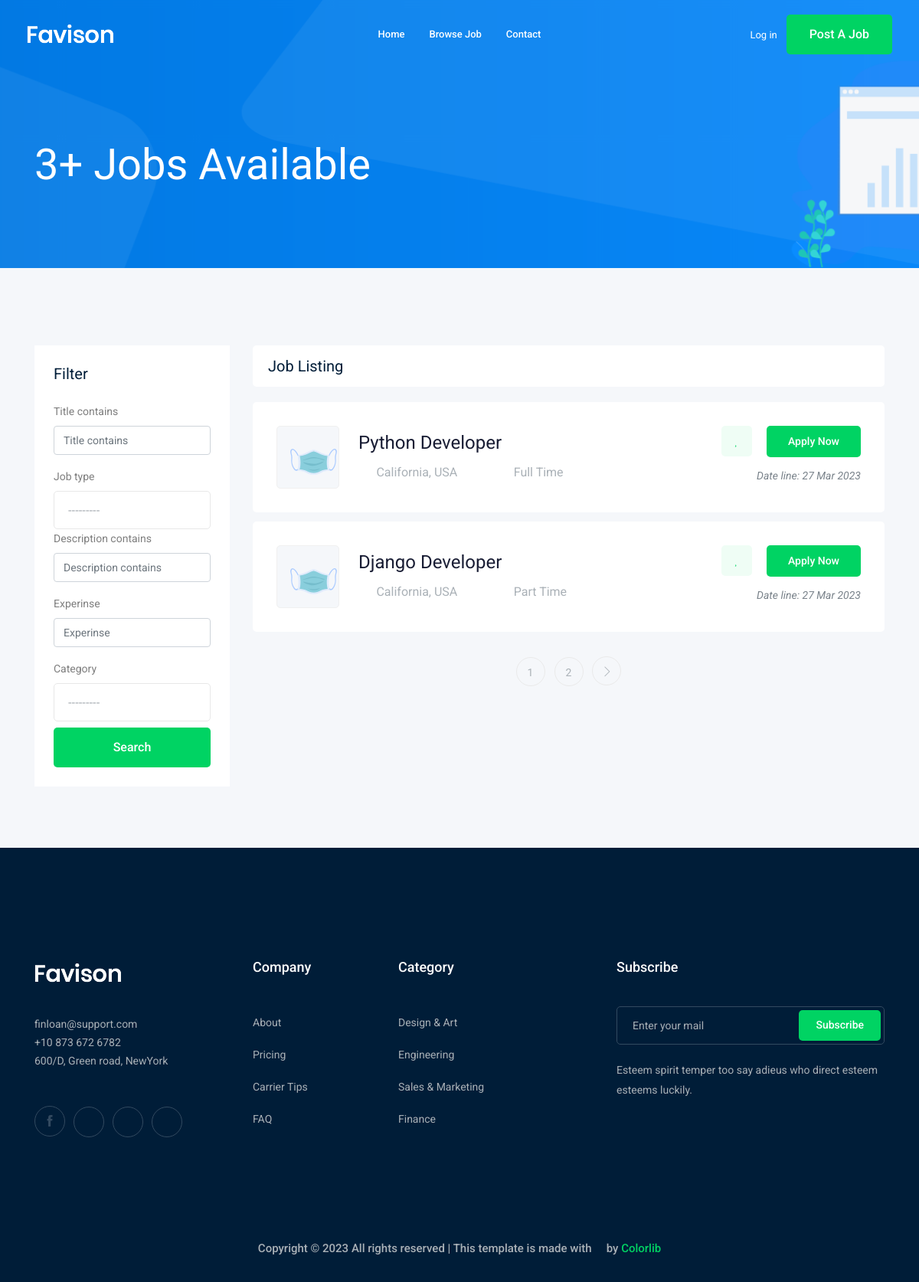
The app's page /jobs/, older data.
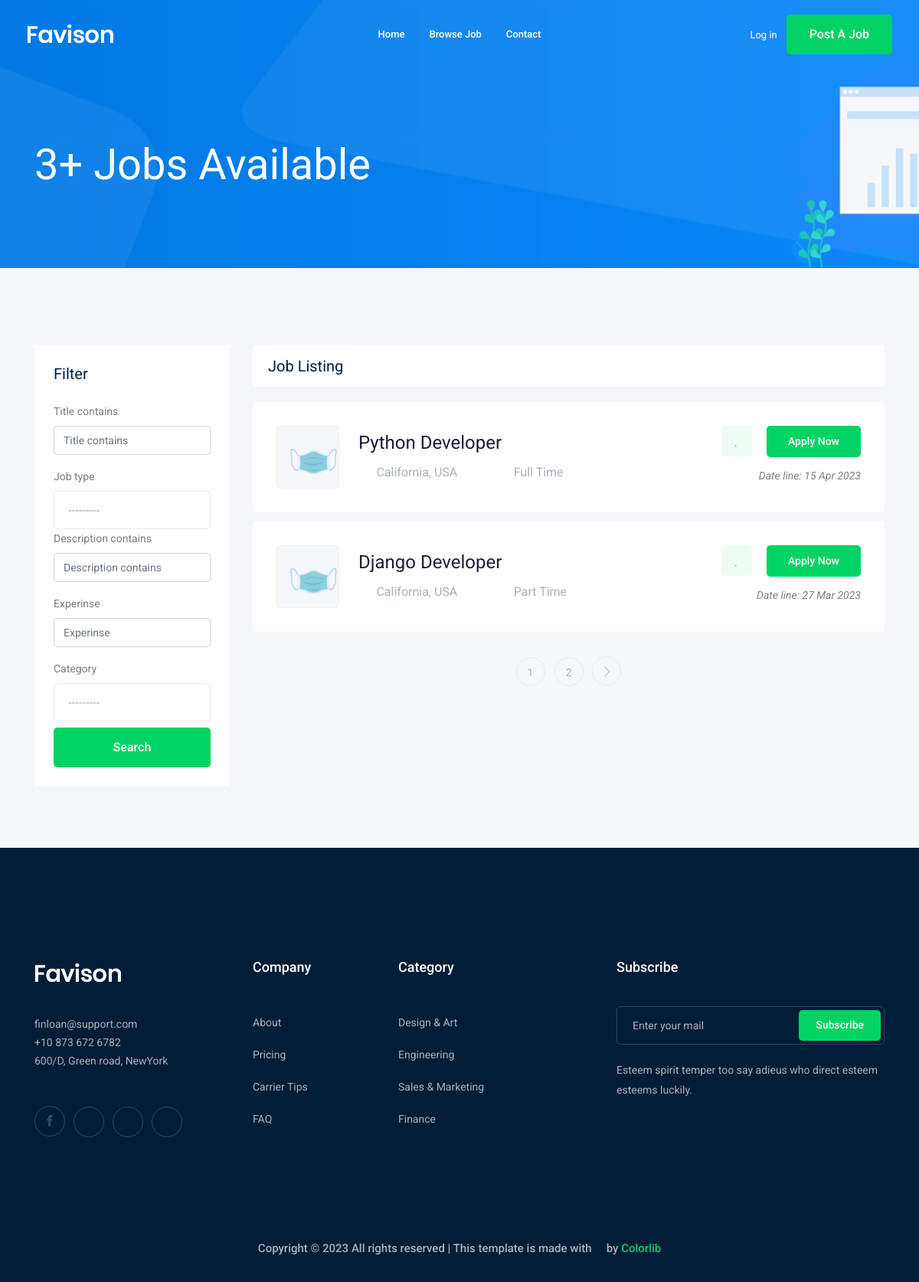
The same page, newer data.
### job/models.py (models this page shows, shortened)
class Job(models.Model):    # table
    owner = models.ForeignKey(
        User, related_name='job_owner', on_delete=models.CASCADE)
    title = models.CharField(max_length=100)    # column
    job_type = models.CharField(max_length=15, choices=JOB_TYPE)
    description = models.TextField(max_length=1000)
    published_at = models.DateTimeField(auto_now=True)
    vacancy = models.IntegerField(default=1)
    salary = models.IntegerField(default=0)
    experinse = models.IntegerField(default=1)
    category = models.ForeignKey('Category', on_delete=models.CASCADE)
    image = models.ImageField(upload_to=image_upload)
    slug = models.SlugField(blank=True, null=True)
    def __str__(self):
        return self.title

### job/views.py (the view)
# urls.py: path('', views.job_list, name='job_list'),
def job_list(request):
    job_list = Job.objects.all()
    myfilter = JobFilter(request.GET, queryset=job_list)
    job_list = myfilter.qs
    paginator = Paginator(job_list, 2)  # Show 25 contacts per page.
    page_number = request.GET.get('page')
    page_obj = paginator.get_page(page_number)
    context = {'jobs': page_obj, 'job_list': job_list,
               'myfilter': myfilter}    # template name
    return render(request, 'job/job_list.html', context)

### job/models.py (called while the page is built)
    def __str__(self):
        return self.name

### job/templates/job/job_list.html (shortened to what this page needs)
{% extends 'base.html' %}
{% load bootstrap5 %}
{% block body %}
<div class="bradcam_area bradcam_bg_1">
    <div class="container">
        <div class="row">
            <div class="col-xl-12">
                <div class="bradcam_text">
                    <h3>{{job_list.count}}+ Jobs Available</h3>
                </div>
            </div>
        </div>
    </div>
</div>
<div class="job_listing_area plus_padding">
    <div class="container">
        <div class="row">
            <div class="col-lg-3">
                <div class="job_filter white-bg">
                    <div class="form_inner white-bg">
                        <h3>Filter</h3>
                        <form method="GET">
                            {% bootstrap_form myfilter.form %}
                            <input type="submit" value="Search" class="boxed-btn3 w-100 mt-2">
                        </form>
                    </div>
                </div>
            </div>
            <div class="col-lg-9">
                <div class="recent_joblist_wrap">
                    <div class="recent_joblist white-bg ">
                        <div class="row align-items-center">
                            <div class="col-md-6">
                                <h4>Job Listing</h4>
                            </div>
                            <div class="col-md-6">
                            </div>
                        </div>
                    </div>
                </div>
                <div class="job_lists m-0">
                    <div class="row">
                        {% for job in jobs %}
                        <div class="col-lg-12 col-md-12">
                            <div class="single_jobs white-bg d-flex justify-content-between">
                                <div class="jobs_left d-flex align-items-center">
                                    <div class="thumb">
                                        <img src="{{job.image.url}}" alt="">
                                    </div>
                                    <div class="jobs_conetent">
                                        <a href="{% url 'jobs:job_detail' job.slug %}">
                                            <h4>{{job}}</h4>
                                        </a>
                                        <div class="links_locat d-flex align-items-center">
                                            <div class="location">
                                                <p> <i class="fa fa-map-marker"></i> California, USA</p>
                                            </div>
                                            <div class="location">
                                                <p> <i class="fa fa-clock-o"></i> {{job.job_type}}</p>
                                            </div>
                                        </div>
                                    </div>
                                </div>
                                <div class="jobs_right">
                                    <div class="apply_now">
                                        <a class="heart_mark" href="#"> <i class="fa fa-heart"></i> </a>
                                        <a href="{% url 'jobs:job_detail' job.slug %}" class="boxed-btn3">Apply Now</a>
                                    </div>
                                    <div class="date">
                                        <p>Date line: {{job.published_at|date:'d M o'}}</p>
                                    </div>
                                </div>
                            </div>
                        </div>
                        {% endfor %}
                    </div>
                    {% if jobs.has_other_pages%}
                    <div class="row">
                        <div class="col-lg-12">
                            <div class="pagination_wrap">
                                <ul>
                                    {% for i in jobs.paginator.page_range %}
                                    <li><a href="?page={{i}}"><span>{{i}}</span></a></li>
                                    {% endfor %}
                                    {% if jobs.has_next %}
                                    <li><a href="?page={{jobs.next_page_number}}"> <i class="ti-angle-right"></i>
                                        </a></li>
                                    {% endif %}
                                </ul>
                            </div>
                        </div>
                    </div>
                    {% endif %}
                </div>
            </div>
        </div>
    </div>
</div>
{% endblock body %}

### templates/base.html (shortened to what this page needs)
{% load static %}
<!doctype html>
<html class="no-js" lang="zxx">
<head>
    <link rel="stylesheet" href="{% static 'css/bootstrap.min.css' %}">
    <link rel="stylesheet" href="{% static 'css/owl.carousel.min.css' %}">
    <link rel="stylesheet" href="{% static 'css/magnific-popup.css' %}">
    <link rel="stylesheet" href="{% static 'css/font-awesome.min.css' %}">
    <link rel="stylesheet" href="{% static 'css/themify-icons.css' %}">
    <link rel="stylesheet" href="{% static 'css/nice-select.css' %}">
    <link rel="stylesheet" href="{% static 'css/flaticon.css' %}">
    <link rel="stylesheet" href="{% static 'css/jquery-ui.css' %}">
    <link rel="stylesheet" href="{% static 'css/gijgo.css' %}">
    <link rel="stylesheet" href="{% static 'css/animate.min.css' %}">
    <link rel="stylesheet" href="{% static 'css/slicknav.css' %}">
    <link rel="stylesheet" href="{% static 'css/style.css' %}">
</head>
<body>
    <header>
        <div class="header-area ">
            <div id="sticky-header" class="main-header-area">
                <div class="container-fluid ">
                    <div class="header_bottom_border">
                        <div class="row align-items-center">
                            <div class="col-xl-3 col-lg-2">
                                <div class="logo">
                                    <a href="index.html">
                                        <img src="img/logo.png" alt="">
                                    </a>
                                </div>
                            </div>
                            <div class="col-xl-6 col-lg-7">
                                <div class="main-menu  d-none d-lg-block">
                                    <nav>
                                        <ul id="navigation">
                                            <li><a href="/">home</a></li>
                                            <li><a href="{% url 'jobs:job_list' %}">Browse Job</a></li>
                                            <li><a href="{% url 'contact:contact' %}">Contact</a></li>
                                        </ul>
                                    </nav>
                                </div>
                            </div>
                            <div class="col-xl-3 col-lg-3 d-none d-lg-block">
                                <div class="Appointment">
                                    {% if request.user.is_authenticated %}
                                    <div class="phone_num d-none d-xl-block">
                                        <a href="{% url 'accounts:profile' %}">Profile</a>
                                    </div>
                                    {% else %}
                                    <div class="phone_num d-none d-xl-block">
                                        <a href="{% url 'login' %}">Log in</a>
                                    </div>
                                    {% endif %}
                                    <div class="d-none d-lg-block">
                                        <a class="boxed-btn3" href="{% url 'jobs:add_job' %}">Post a Job</a>
                                    </div>
                                </div>
                            </div>
                            <div class="col-12">
                            </div>
                        </div>
                    </div>
                </div>
            </div>
        </div>
    </header>
    {% block body %}
    {% endblock body %}
    <footer class="footer">
        <div class="footer_top">
            <div class="container">
                <div class="row">
                    <div class="col-xl-3 col-md-6 col-lg-3">
                        <div class="footer_widget wow fadeInUp" data-wow-duration="1s" data-wow-delay=".3s">
                            <div class="footer_logo">
                                <a href="#">
                                    <img src="img/logo.png" alt="">
                                </a>
                            </div>
                            <p>
                                finloan@support.com <br>
                                +10 873 672 6782 <br>
                                600/D, Green road, NewYork
                            </p>
                            <div class="socail_links">
                                <ul>
                                    <li>
                                        <a href="#">
                                            <i class="ti-facebook"></i>
                                        </a>
                                    </li>
                                    <li>
                                        <a href="#">
                                            <i class="fa fa-google-plus"></i>
                                        </a>
                                    </li>
                                    <li>
                                        <a href="#">
                                            <i class="fa fa-twitter"></i>
                                        </a>
                                    </li>
                                    <li>
                                        <a href="#">
                                            <i class="fa fa-instagram"></i>
                                        </a>
                                    </li>
                                </ul>
                            </div>
                        </div>
                    </div>
                    <div class="col-xl-2 col-md-6 col-lg-2">
                        <div class="footer_widget wow fadeInUp" data-wow-duration="1.1s" data-wow-delay=".4s">
                            <h3 class="footer_title">
                                Company
                            </h3>
                            <ul>
                                <li><a href="#">About </a></li>
                                <li><a href="#"> Pricing</a></li>
                                <li><a href="#">Carrier Tips</a></li>
                                <li><a href="#">FAQ</a></li>
                            </ul>
                        </div>
                    </div>
                    <div class="col-xl-3 col-md-6 col-lg-3">
                        <div class="footer_widget wow fadeInUp" data-wow-duration="1.2s" data-wow-delay=".5s">
                            <h3 class="footer_title">
                                Category
                            </h3>
                            <ul>
                                <li><a href="#">Design & Art</a></li>
                                <li><a href="#">Engineering</a></li>
                                <li><a href="#">Sales & Marketing</a></li>
                                <li><a href="#">Finance</a></li>
                            </ul>
                        </div>
                    </div>
                    <div class="col-xl-4 col-md-6 col-lg-4">
                        <div class="footer_widget wow fadeInUp" data-wow-duration="1.3s" data-wow-delay=".6s">
                            <h3 class="footer_title">
                                Subscribe
                            </h3>
                            <form action="#" class="newsletter_form">
                                <input type="text" placeholder="Enter your mail">
                                <button type="submit">Subscribe</button>
                            </form>
                            <p class="newsletter_text">Esteem spirit temper too say adieus who direct esteem esteems
                                luckily.</p>
                        </div>
                    </div>
                </div>
            </div>
        </div>
        <div class="copy-right_text wow fadeInUp" data-wow-duration="1.4s" data-wow-delay=".3s">
            <div class="container">
                <div class="row">
                    <div class="col-xl-12">
                        <p class="copy_right text-center">
                            Copyright &copy;
                            <script>document.write(new Date().getFullYear());</script> All rights reserved | This
                            template is made with <i class="fa fa-heart-o" aria-hidden="true"></i> by <a
                                href="https://colorlib.com" target="_blank">Colorlib</a>
                        </p>
                    </div>
                </div>
            </div>
        </div>
    </footer>
</body>
</html>

Row changes from the older to the newer data that the page shows:
changed Job "Python Developer": published_at "27 Mar 2023" → "15 Apr 2023"
